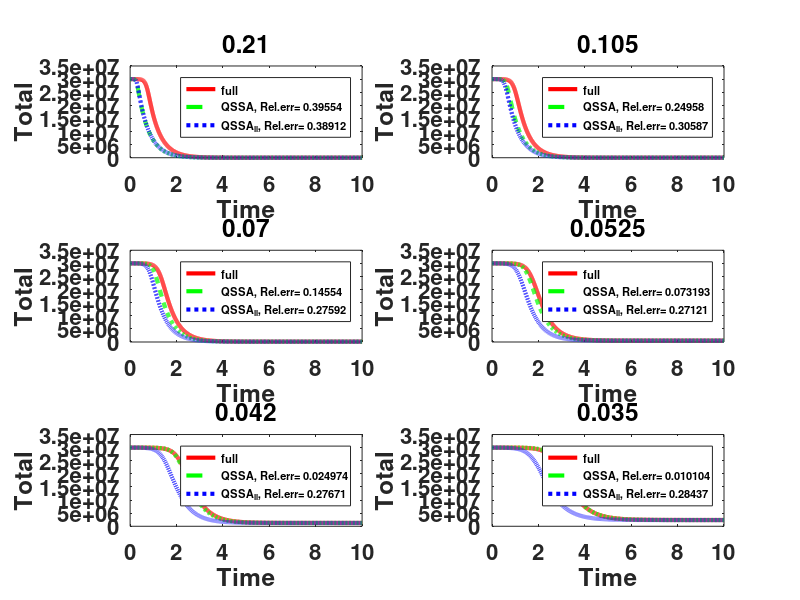
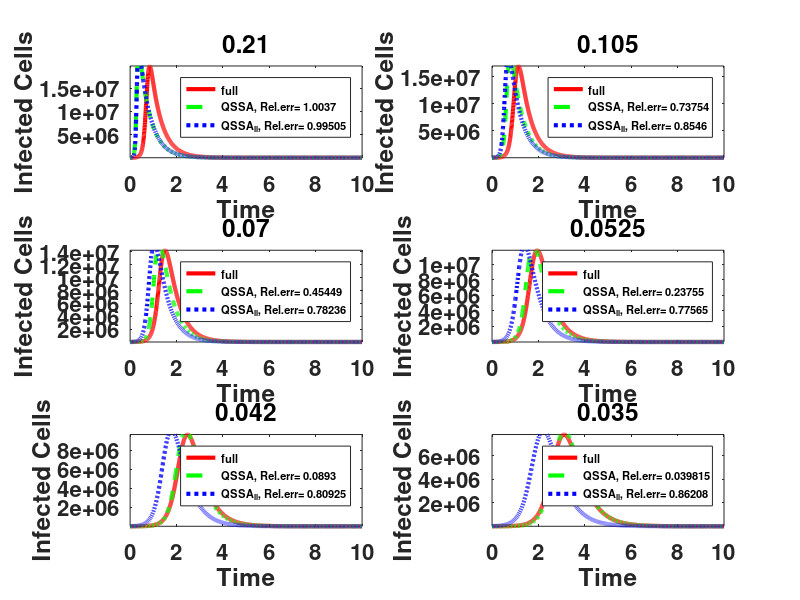
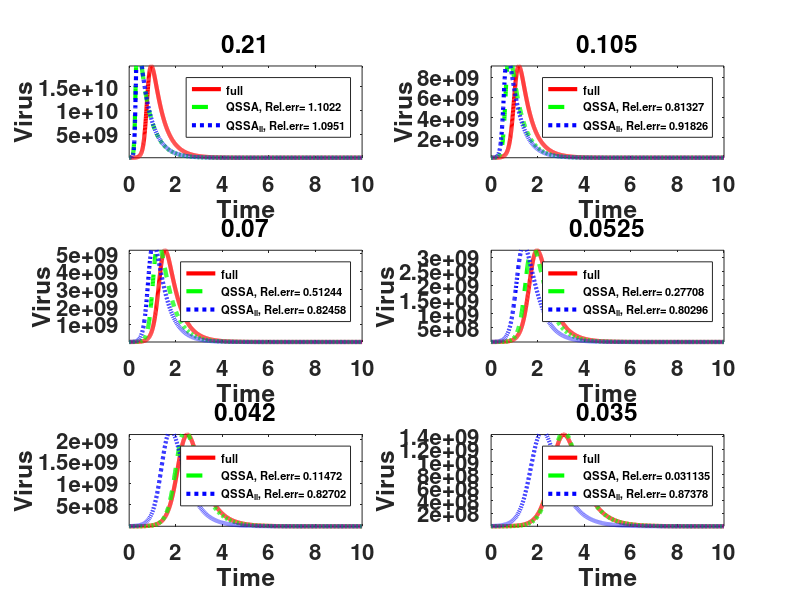
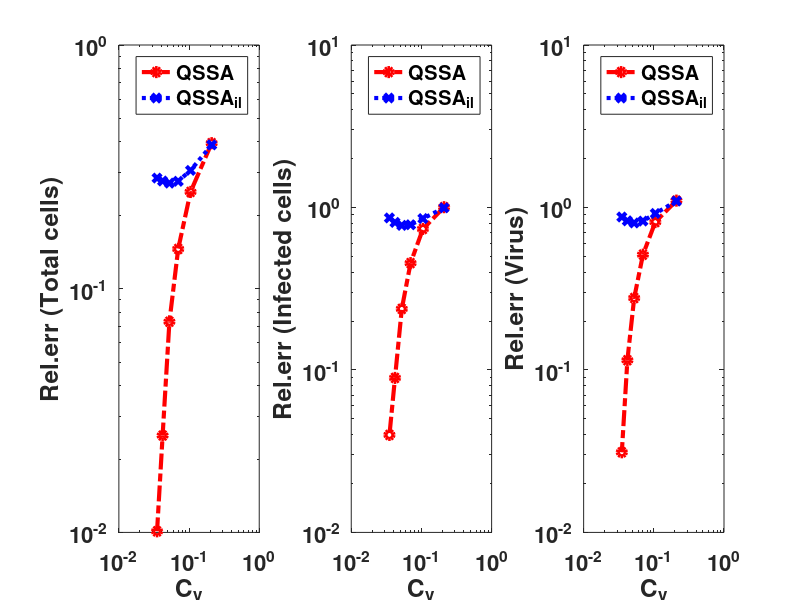

Recreate these plots in MATLAB, in order.
%% viral dynamics
clear all
clc
close all
set(0,'DefaultAxesFontSize',16)
 set(0,'DefaultAxesFontWeight','bold');
set(0, 'DefaultLineLineWidth', 3);
% viral dynamics 
% T'(t) = -bTV ; 
% I'(t) = bTV-delta*I ; 
% V'(t) = pI-cV ;

% qssa model 
% T'(t) =- b*p/c *T*I;
% I'(t) = p*b/c*T*I-delta*I;
% v(t) = p/c *I; 

% ill qssa model 
% T'(t) = - b*TV;
% v'(t) = (p*b)/c*TV-delat*v;
% I(t) = c/p *v;

% parameter set
V=300;
c_vec = [10 20 30 40 50 60 ];
%c_vec = [10 20 30 40 50 60];
delta =2.1;
%p_vec = [100 1000 5000 11000 15000 20000];
for i=1:length(c_vec)
params_full=[3.15*1e-7/V 2.1 11000 c_vec(i)]; % b , delta, p, c 
%params_full=[0.01 0.002 0.0002 0.002]; % b , delta, p, c 

b = params_full(1);
delta = params_full(2);
p = params_full(3);
c = params_full(4);
pp=p/c;
pprime(i)=pp;
%%
% time span
tspan = linspace(0,10,2000); 
dt = tspan(2)-tspan(1);
% Initial values
Init = [100000*V 0 10000*V]; 
% function
fun = @(t,y,params) [-params(1)*y(1)*y(3);params(1)*y(1)*y(3)-params(2)*y(2);...
    params(3)*y(2)-params(4)*y(3)];
% solving ODE
[t,viral_full] = ode45(@(t,y) fun(t,y,params_full),tspan,Init);
% relative error
% plotting 
figure(1)
subplot(3,2,i)
plot(t,viral_full(:,1)+viral_full(:,2),'r','LineWidth',3);ylabel('Total'); hold on
xlabel('Time')
ylabel('Total Cells')
title(num2str(delta/c))
figure(2)
subplot(3,2,i)
plot(t,viral_full(:,2),'r','LineWidth',3); hold on
xlabel('Time')
ylabel('Infected Cells')
ylim([1e-3 inf])
title(num2str(delta/c))
figure(3)
subplot(3,2,i)
plot(t,viral_full(:,3),'r','LineWidth',3);hold on
xlabel('Time')
ylabel('Virus')
title(num2str(delta/c))
ylim([1e-3 inf])
%% QSSA 
params_qssa = [b*pp delta];
beta =b ;
        epsilon = 0.001;

Initials = Init;

Init_qssa = [Initials(1) beta*Initials(1)*Initials(3)*exp((beta*Initials(3)*exp(-1)-c)/c)/c]; 

% function
fun_qssa = @(t,y,params) [-params(1)*y(1)*y(2);params(1)*y(1)*y(2)-params(2)*y(2) ];
% solving ODE
[t,vi_qssa] =ode45(@(t,y) fun_qssa(t,y,params_qssa),tspan,Init_qssa);
v=pp*vi_qssa(:,2);
% relative error
idx_vec = find(abs(tspan-1/c)<dt); 
idx = idx_vec(1);

m1= sqrt(squeeze(sum((viral_full(idx:end,1)+viral_full(idx:end,2)-vi_qssa(idx:end,1)...
    -vi_qssa(idx:end,2)).^2,1)));
m2= sqrt(squeeze(sum((viral_full(idx:end,1)+viral_full(idx:end,2)).^2,1)));
m3= sqrt(squeeze(sum((viral_full(idx:end,2)-vi_qssa(idx:end,2)).^2,1)));
m4= sqrt(squeeze(sum((viral_full(idx:end,2)).^2,1)));
m5= sqrt(squeeze(sum((viral_full(idx:end,3)-v(idx:end)).^2,1)));
m6= sqrt(squeeze(sum((viral_full(idx:end,3)).^2,1)));

rel.target_q = m1./m2;
rel.infect_q = m3./m4;
rel.viral_q = m5./m6;

rel.target_q_vec(i) = m1./m2;
rel.infect_q_vec(i) = m3./m4;
rel.viral_q_vec(i) = m5./m6;
% plotting 

figure (1)
subplot(3,2,i)
plot(t,vi_qssa(:,1)+vi_qssa(:,2),'g--','LineWidth',3);ylabel('Total'); hold on;
figure(2)
subplot(3,2,i)
plot(t,vi_qssa(:,2),'g--','LineWidth',3); hold on;
figure(3)
subplot(3,2,i)
plot(t,p/c*vi_qssa(:,2),'g--','LineWidth',3);hold on;

%% QSSA_il 
params_qssa_il = [b p*b/c delta];
Init_qssa_il = [Init(1) Init(3)]; 
% function
fun_qssa_il = @(t,y,params) [-params(1)*y(1)*y(2);params(2)*y(1)*y(2)-params(3)*y(2) ];
% solving ODE
[t,vi_qssa_il] =ode45(@(t,y) fun_qssa_il(t,y,params_qssa_il),tspan,Init_qssa_il);
I=c/p*vi_qssa_il(:,2);
% relative error
m11= sqrt(squeeze(sum((viral_full(idx:end,1)+viral_full(idx:end,2)...
    -vi_qssa_il(idx:end,1)-I(idx:end)).^2,1)));
m22= sqrt(squeeze(sum((viral_full(idx:end,1)+viral_full(idx:end,2)).^2,1)));
m33= sqrt(squeeze(sum((viral_full(idx:end,3)-vi_qssa_il(idx:end,2)).^2,1)));
m44= sqrt(squeeze(sum((viral_full(idx:end,3)).^2,1)));
m55= sqrt(squeeze(sum((viral_full(idx:end,2)-I(idx:end)).^2,1)));
m66= sqrt(squeeze(sum((viral_full(idx:end,2)).^2,1)));

rel.target_qi = m11./m22;
rel.viral_qi = m33./m44;
rel.infect_qi = m55./m66;

rel.target_qi_vec(i) = m11./m22;
rel.viral_qi_vec(i) = m33./m44;
rel.infect_qi_vec(i) = m55./m66;
% plotting 
figure (1)
subplot(3,2,i)
plot(t,vi_qssa_il(:,1)+I,'b:','LineWidth',3);hold on
legend('full',['QSSA, Rel.err= ',num2str(rel.target_q)] ,['QSSA_{il}, Rel.err= ',num2str(rel.target_qi)],'FontSize',8)
ylabel('Total')
figure(2)
subplot(3,2,i)
plot(t,c/p*vi_qssa_il(:,2),'b:','LineWidth',3)
legend('full',['QSSA, Rel.err= ',num2str(rel.infect_q)],['QSSA_{il}, Rel.err= ',num2str(rel.infect_qi)],'FontSize',8)

figure(3)
subplot(3,2,i)
plot(t,vi_qssa_il(:,2),'b:','LineWidth',3); hold on;

legend('full',['QSSA, Rel.err= ',num2str(rel.viral_q)],['QSSA_{il}, Rel.err= ',num2str(rel.viral_qi)],'FontSize',8)
end
figure(4)
rel.target_q_vec(i) = m1./m2;
rel.infect_q_vec(i) = m3./m4;
rel.viral_q_vec(i) = m5./m6;
rel.target_qi_vec(i) = m11./m22;
rel.viral_qi_vec(i) = m33./m44;
rel.infect_qi_vec(i) = m55./m66;
subplot(1,3,1)
aaa = delta./c_vec;
loglog(aaa,rel.target_q_vec,'ro-.',aaa,rel.target_qi_vec,'bx:');
xlabel('C_v')
ylabel('Rel.err (Total cells)')
legend('QSSA','QSSA_{il}')
subplot(1,3,2)
loglog(aaa,rel.infect_q_vec,'ro-.',aaa,rel.infect_qi_vec,'bx:');
xlabel('C_v')
ylabel('Rel.err (Infected cells)')
legend('QSSA','QSSA_{il}')
subplot(1,3,3)
loglog(aaa,rel.viral_q_vec,'ro-.',aaa,rel.viral_qi_vec,'bx:');
xlabel('C_v')
ylabel('Rel.err (Virus)')
legend('QSSA','QSSA_{il}')

%%
figure(5)
semilogy(t,viral_full(:,3),'r','LineWidth',3);hold on
semilogy(t,vi_qssa_il(:,2),'b:','LineWidth',3); 
legend('Viral model', 'QSSA_{il}');
xlabel('Time');ylabel('Viral load'); 
title('Invild QSSA (\delta/c = 0.035)')
xlim([0 5])

figure(6)
semilogy(t,viral_full(:,3),'r','LineWidth',3);hold on
semilogy(t,vi_qssa_il(:,2),'b:','LineWidth',3); 
semilogy(t,p/c*vi_qssa(:,2),'g--','LineWidth',3);

legend('Viral model', 'QSSA_{il}', 'QSSA');
xlabel('Time');ylabel('Viral load'); 
title('Corrected QSSA (\delta/c = 0.035)')
xlim([0 5])


figure(7)
loglog(aaa,rel.viral_q_vec,'ro-.',aaa,rel.viral_qi_vec,'bx:');
xlabel('\delta/c')
ylabel('Rel.err (Virus)')
legend('QSSA','QSSA_{il}')